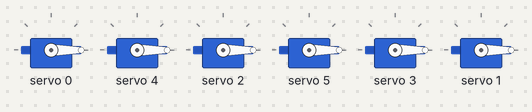
Bench run of a sketch on a simulated Arduino Uno, built with avr-gcc and run on an emulated ATmega328P. Shown: 6 × servo. What the sketch prints to the serial monitor is not drawn.

Above: at 0.05 s.
Timing chart, 0 to 11.8 s (numbered marks = the images above):
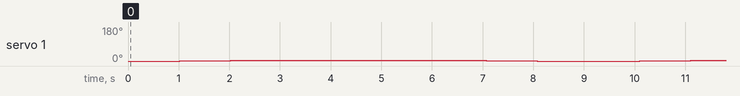

Measured:
- by itself, servo 1: repeats every 9.1 s: 3° 1.0 s, 4° 3.0 s, 3° 1.0 s, 1° 1.0 s, 0° 2.0 s, 1° 1.0 s

The sketch:

humanoid_robot.ino
```cpp
#include "constants.h"

#include <Wire.h>
#include <Adafruit_PWMServoDriver.h>

#define PCA9685_ADDRESS 0x40 // You may need to adjust the address based on your board

Adafruit_PWMServoDriver pwm = Adafruit_PWMServoDriver(PCA9685_ADDRESS);
#define SERVOMIN  150 // this is the 'minimum' pulse length count (out of 4096)
#define SERVOMAX  600 // this is the 'maximum' pulse length count (out of 4096)
// Writes the angles to each joint of leg obtained from function pos()
void updateServoPos(int h, int k, int f, char leg) {
  if (leg == 'l') {
    pwm.setPWM(5, 0, HLOffset - h); // Hip Left
    pwm.setPWM(3, 0, KLOffset - k); // Knee Left
    pwm.setPWM(1, 0, 2 * ALOffset - f); // Ankle Left
  } else if (leg == 'r') {
    pwm.setPWM(4, 0, HROffset + h); // Hip Right
    pwm.setPWM(2, 0, KROffset + k); // Knee Right
    pwm.setPWM(0, 0, f); // Ankle Right
  }
}


// Does reverse kinematics and calculate angles in degress of each joint based on coordinate of end effector
void pos(float HF_x, float HF_y, char leg){
  float h_a = atan(HF_x/HF_y);
  float h_a_d = h_a * (180/PI); // -> Converted to degree
  float HF = HF_y/cos(h_a);

  float h_b = acos((sq(l1) + sq(HF) - sq(l2))/(2*l1*HF));
  float h_b_d = h_b * (180/PI); // -> Converted to Degree

  float k_b = PI - acos((sq(l1) + sq(l2) - sq(HF))/(2*l1*l2));

  float f_r = PI/2 + h_a - acos((sq(l2) + sq(HF) - sq(l1))/(2*l2*HF));

  float h = h_a_d + h_b_d;
  float k = k_b * (180/PI);
  float f = f_r * (180/PI);

  Serial.print(h);
  Serial.print("\t");
  Serial.print(k);
  Serial.print("\t");
  Serial.println(f);

  updateServoPos(h, k, f, leg);
}

void takeStep(float stepLength, int stepVelocity){
  // Calculate the number of steps based on the desired distance and step size
  int numSteps = int(stepLength / 0.5); // Assuming each step is 0.5 meters in length
  // Loop for the forward step
  for (int step = 0; step <= numSteps; step++) {
    float stepDistance = step * 0.5;
    pos(stepDistance, stepHeight, 'r');
    pos(-stepDistance, stepHeight - stepClearance, 'l');
    delay(stepVelocity);
  }

  // Loop for the backward step
  for (int step = numSteps - 1; step >= 0; step--) {
    float stepDistance = step * 0.5;
    pos(stepDistance, stepHeight, 'r');
    pos(-stepDistance, stepHeight - stepClearance, 'l');
    delay(stepVelocity);
  }

}

void initialize(){
  for (float i = 10.7; i >= stepHeight; i-=0.1){
    pos(0, i, 'l');
    pos(0, i, 'r');
  }
}

void setup() {
  Serial.begin(9600);
  Wire.begin(); // Initialize I2C communication
  pwm.begin();  // Initialize the PCA9685
  pwm.setOscillatorFrequency(27000000);
  pwm.setPWMFreq(50); // Set the frequency of the PWM signal (50 Hz for most servos)
  pwm.setPWM(0, 0, SERVOMAX);
  Serial.println("done");
  // You may need to calibrate the PWM frequency based on your servos.
}


void loop() {
  // put your main code here, to run repeatedly:
  Serial.println("stepping");
  takeStep(2, 1000);
}
```

constants.h
```cpp
#define HLOffset 105
#define KLOffset 155
#define ALOffset 85
#define HROffset 82
#define KROffset 25
#define AROffset 85

#define l1 5
#define l2 5.7

#define stepClearance 1
#define stepHeight 10
```
